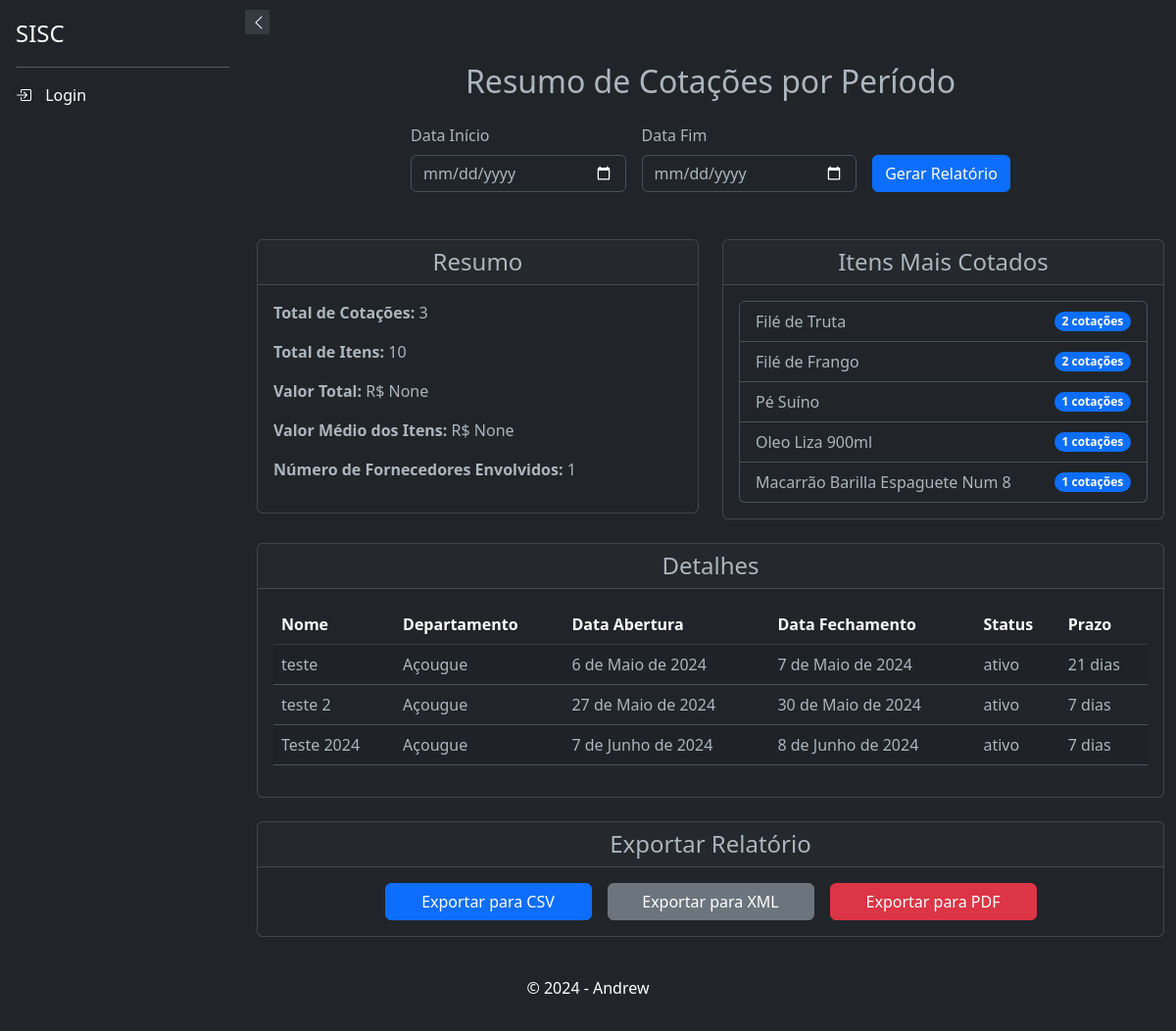
/relatorios/resumo-cotacoes/, run on an earlier commit of the app's database.
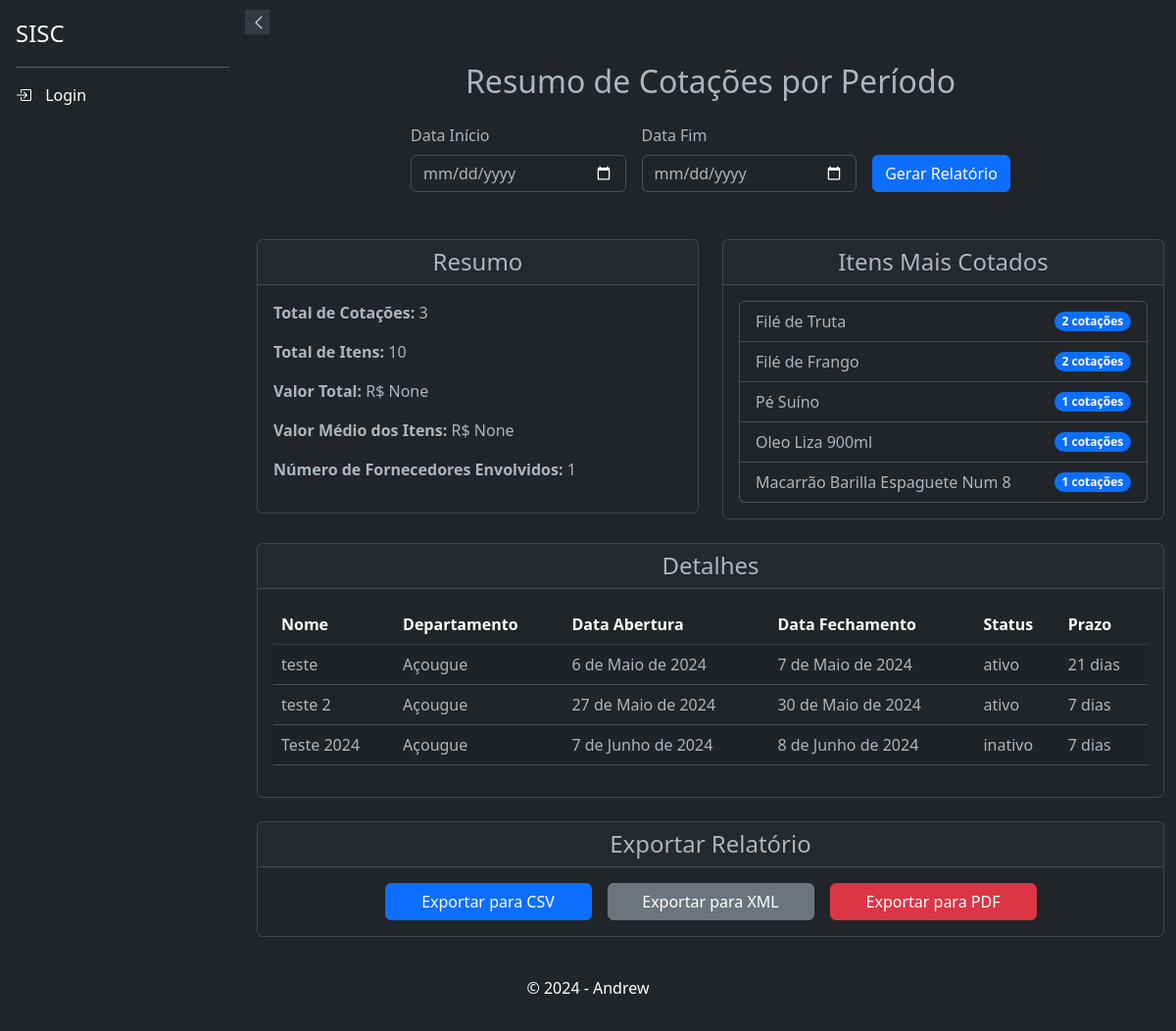
And on a later commit of the database.
### cotacao/models.py (models this page shows, shortened)
class Cotacao(models.Model):
    uuid = models.UUIDField(default=uuid.uuid4, editable=False, unique=True)
    nome = models.CharField(max_length=200)
    departamento = models.ForeignKey(Departamento, on_delete=models.SET_NULL, null=True )
    usuario_criador = models.ForeignKey(settings.AUTH_USER_MODEL, on_delete=models.CASCADE, related_name='cotacoes_criadas', null=True, )
    data_abertura = models.DateField()
    data_fechamento = models.DateField()
    status = models.CharField(max_length=10, default='ativo', choices=[('ativo', 'Aberto'), ('inativo', 'Fechado')])
    prazo = models.IntegerField(
                                    choices=[(0, 'à vista'), (7, '7 dias'), (14, '14 dias'), (21, '21 dias'), (28, '28 dias')],
                                    default=21,
                                    help_text='Prazo para os produtos'
                                    )
    class Meta:
        verbose_name = _('Cotação')
        verbose_name_plural = _('Cotações')
        ordering = ['data_abertura']
        indexes = [
            models.Index(fields=['departamento']),
            models.Index(fields=['status']),
            models.Index(fields=['data_abertura']),
        ]

### products/models.py (models this page shows, shortened)
class Departamento(models.Model):
    nome = models.CharField(max_length=100, unique=True)
    class Meta:
        verbose_name = _('Departamento')
        verbose_name_plural = _('Departamentos')
        ordering = ['nome']

### relatorios/views.py (the view, shortened to what this page needs)
# urls.py: path('resumo-cotacoes/', ResumoCotacoesView.as_view(), name='resumo_cotacoes'),
class ResumoCotacoesView(TemplateView):
    template_name = 'relatorios/resumo_cotacoes.html'
    def get(self, request):
        data_inicio = request.GET.get('data_inicio')
        data_fim = request.GET.get('data_fim')
        if data_inicio and data_fim:
            cotacoes = Cotacao.objects.filter(data_abertura__gte=data_inicio, data_fechamento__lte=data_fim)
        else:
            cotacoes = Cotacao.objects.all()
        total_cotacoes = cotacoes.count()
        total_itens = ItemCotacao.objects.filter(cotacao__in=cotacoes).count()
        valor_total = ItemCotacao.objects.filter(cotacao__in=cotacoes).aggregate(Sum('produto__preco_de_custo'))['produto__preco_de_custo__sum']
        valor_medio_itens = ItemCotacao.objects.filter(cotacao__in=cotacoes).aggregate(Avg('produto__preco_de_custo'))['produto__preco_de_custo__avg']
        numero_fornecedores = cotacoes.values('departamento').distinct().count()
        itens_mais_cotados = ItemCotacao.objects.filter(cotacao__in=cotacoes).values('produto__name').annotate(total=Count('produto')).order_by('-total')[:5]
        context = {
            'cotacoes': cotacoes,
            'total_cotacoes': total_cotacoes,
            'total_itens': total_itens,
            'valor_total': valor_total,
            'valor_medio_itens': valor_medio_itens,
            'numero_fornecedores': numero_fornecedores,
            'itens_mais_cotados': itens_mais_cotados,
        }
        return render(request, self.template_name, context)

### relatorios/templates/relatorios/resumo_cotacoes.html (shortened to what the changed rows need)
{% extends 'base.html' %}
{% block content %}
<div class="container my-4">
    <h2 class="text-center mb-4">Resumo de Cotações por Período</h2>
    <div class="row mt-5">
        <div class="col-md-12">
            <div class="card mb-4">
                <div class="card-body">
                    <table class="table table-striped">
                        <thead class="table-dark">
                            <tr>
                                <th>Nome</th>
                                <th>Departamento</th>
                                <th>Data Abertura</th>
                                <th>Data Fechamento</th>
                                <th>Status</th>
                                <th>Prazo</th>
                            </tr>
                        </thead>
                        <tbody>
                            {% for cotacao in cotacoes %}
                            <tr>
                                <td>{{ cotacao.nome }}</td>
                                <td>{{ cotacao.departamento.nome }}</td>
                                <td>{{ cotacao.data_abertura }}</td>
                                <td>{{ cotacao.data_fechamento }}</td>
                                <td>{{ cotacao.status }}</td>
                                <td>{{ cotacao.prazo }} dias</td>
                            </tr>
                            {% endfor %}
                        </tbody>
                    </table>
                </div>
            </div>
        </div>
    </div>
</div>
{% endblock %}

What changed in the data, as far as the page shows it:
changed Cotacao: status "ativo" → "inativo"
